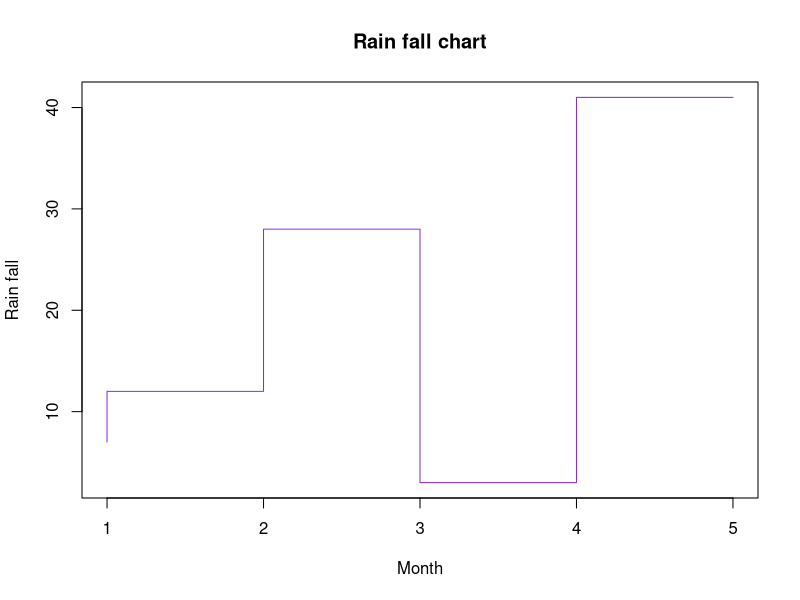
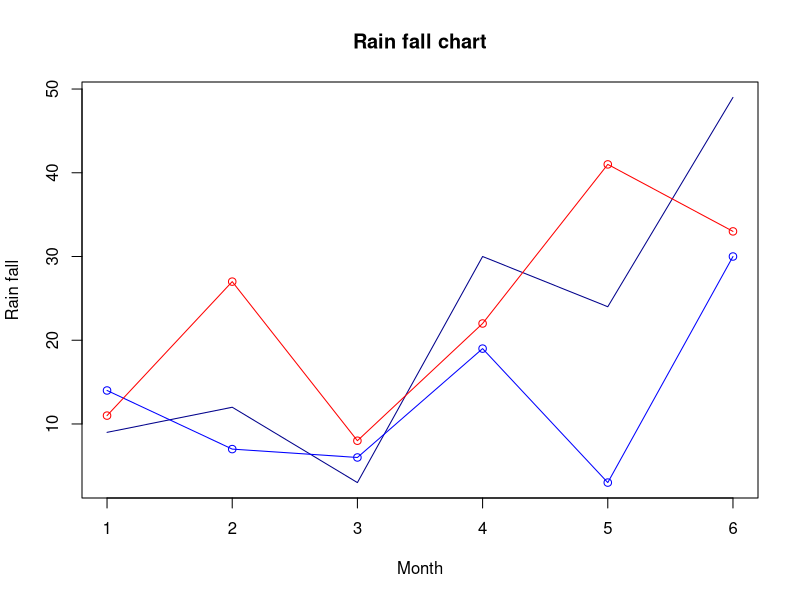

The R source for these figures, in order:
#simple line chart
v<-c(7,12,28,3,41)
getwd()
setwd("C:/Users/student/Documents/Kp6011")

# Give the chart file a name.
  png(file = "line_chart4.png")
  
  # Plot the bar chart.
  plot(v,
       type="S",
       col="blueviolet",xlab="Month",ylab="Rain fall",main="Rain fall chart")
  # Save the file.
  dev.off()
       

#Multi lines chart
# Create the data for the chart.

v <- c(9,12,3,30,24,49)
t <- c(14,7,6,19,3,30)
x<- c(11,27,8,22,41,33)
# Give the chart file a name.
jpeg(file = "multiLines2.jpg")

#The lines( ) function adds information to a graph. It can not produce a graph on its own.
#Usually it follows a plot(x, y) command that produces a graph.

# Plot the bar chart.
# Plot the bar chart Title , Color & Lables. 
plot(v,type="l",col="darkblue",xlab="Month",ylab="Rain fall",main="Rain fall chart")

lines(t, type="o", col="blue")
lines(x,type="o",col="red")
# Save the file.
dev.off()
  
